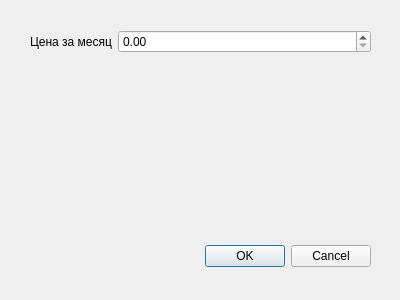
<?xml version="1.0" encoding="UTF-8"?>
<ui version="4.0">
 <class>Dialog</class>
 <widget class="QDialog" name="Dialog">
  <property name="geometry">
   <rect>
    <x>0</x>
    <y>0</y>
    <width>400</width>
    <height>300</height>
   </rect>
  </property>
  <property name="windowTitle">
   <string>Расчет телефона</string>
  </property>
  <widget class="QDialogButtonBox" name="buttonBox">
   <property name="geometry">
    <rect>
     <x>30</x>
     <y>240</y>
     <width>341</width>
     <height>32</height>
    </rect>
   </property>
   <property name="orientation">
    <enum>Qt::Horizontal</enum>
   </property>
   <property name="standardButtons">
    <set>QDialogButtonBox::Cancel|QDialogButtonBox::Ok</set>
   </property>
  </widget>
  <widget class="QWidget" name="formLayoutWidget">
   <property name="geometry">
    <rect>
     <x>30</x>
     <y>30</y>
     <width>341</width>
     <height>171</height>
    </rect>
   </property>
   <layout class="QFormLayout" name="formLayout">
    <item row="0" column="0">
     <widget class="QLabel" name="label">
      <property name="text">
       <string>Цена за месяц</string>
      </property>
     </widget>
    </item>
    <item row="0" column="1">
     <widget class="QDoubleSpinBox" name="doubleSpinBox">
      <property name="decimals">
       <number>2</number>
      </property>
      <property name="maximum">
       <double>9999.989999999999782</double>
      </property>
     </widget>
    </item>
   </layout>
  </widget>
 </widget>
 <resources/>
 <connections>
  <connection>
   <sender>buttonBox</sender>
   <signal>accepted()</signal>
   <receiver>Dialog</receiver>
   <slot>accept()</slot>
   <hints>
    <hint type="sourcelabel">
     <x>248</x>
     <y>254</y>
    </hint>
    <hint type="destinationlabel">
     <x>157</x>
     <y>274</y>
    </hint>
   </hints>
  </connection>
  <connection>
   <sender>buttonBox</sender>
   <signal>rejected()</signal>
   <receiver>Dialog</receiver>
   <slot>reject()</slot>
   <hints>
    <hint type="sourcelabel">
     <x>316</x>
     <y>260</y>
    </hint>
    <hint type="destinationlabel">
     <x>286</x>
     <y>274</y>
    </hint>
   </hints>
  </connection>
 </connections>
</ui>
